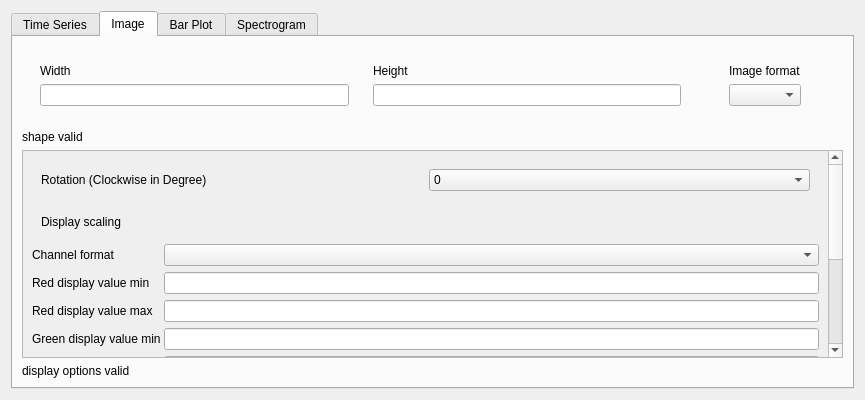
<?xml version="1.0" encoding="UTF-8"?>
<ui version="4.0">
 <class>Form</class>
 <widget class="QWidget" name="Form">
  <property name="geometry">
   <rect>
    <x>0</x>
    <y>0</y>
    <width>865</width>
    <height>400</height>
   </rect>
  </property>
  <property name="windowTitle">
   <string>Form</string>
  </property>
  <property name="inputMethodHints">
   <set>Qt::ImhNone</set>
  </property>
  <layout class="QVBoxLayout" name="verticalLayout">
   <item>
    <widget class="QTabWidget" name="plotFormatTabWidget">
     <property name="currentIndex">
      <number>1</number>
     </property>
     <property name="iconSize">
      <size>
       <width>160</width>
       <height>160</height>
      </size>
     </property>
     <widget class="QWidget" name="timeseriestab">
      <attribute name="title">
       <string>Time Series</string>
      </attribute>
      <layout class="QVBoxLayout" name="verticalLayout_2">
       <item>
        <widget class="QWidget" name="NominalSamplingRateWidget" native="true">
         <layout class="QHBoxLayout" name="horizontalLayout_2"/>
        </widget>
       </item>
      </layout>
     </widget>
     <widget class="QWidget" name="imagetab">
      <attribute name="title">
       <string>Image</string>
      </attribute>
      <layout class="QVBoxLayout" name="verticalLayout_4">
       <item>
        <widget class="QWidget" name="ImageInfoWidget" native="true">
         <layout class="QHBoxLayout" name="horizontalLayout">
          <item>
           <widget class="QWidget" name="WidthWidget" native="true">
            <layout class="QVBoxLayout" name="verticalLayout_3">
             <item>
              <widget class="QLabel" name="label_3">
               <property name="text">
                <string>Width</string>
               </property>
              </widget>
             </item>
             <item>
              <widget class="QLineEdit" name="imageWidthLineEdit"/>
             </item>
            </layout>
           </widget>
          </item>
          <item>
           <widget class="QWidget" name="HeightWidget" native="true">
            <layout class="QVBoxLayout" name="verticalLayout_5">
             <item>
              <widget class="QLabel" name="label_5">
               <property name="text">
                <string>Height</string>
               </property>
              </widget>
             </item>
             <item>
              <widget class="QLineEdit" name="imageHeightLineEdit"/>
             </item>
            </layout>
           </widget>
          </item>
          <item>
           <widget class="QWidget" name="widget" native="true">
            <layout class="QVBoxLayout" name="verticalLayout_8"/>
           </widget>
          </item>
          <item>
           <widget class="QWidget" name="ImageFormatWidget" native="true">
            <layout class="QVBoxLayout" name="verticalLayout_6">
             <item>
              <widget class="QLabel" name="label_6">
               <property name="text">
                <string>Image format</string>
               </property>
              </widget>
             </item>
             <item>
              <widget class="QComboBox" name="imageFormatComboBox"/>
             </item>
            </layout>
           </widget>
          </item>
          <item>
           <widget class="QWidget" name="ChannelFormatWidget" native="true">
            <layout class="QVBoxLayout" name="verticalLayout_7"/>
           </widget>
          </item>
         </layout>
        </widget>
       </item>
       <item>
        <widget class="QLabel" name="imageFormatInfoLabel">
         <property name="sizePolicy">
          <sizepolicy hsizetype="Minimum" vsizetype="Minimum">
           <horstretch>0</horstretch>
           <verstretch>0</verstretch>
          </sizepolicy>
         </property>
         <property name="text">
          <string>shape valid</string>
         </property>
        </widget>
       </item>
       <item>
        <widget class="QScrollArea" name="scrollArea">
         <property name="widgetResizable">
          <bool>true</bool>
         </property>
         <widget class="QWidget" name="scrollAreaWidgetContents">
          <property name="geometry">
           <rect>
            <x>0</x>
            <y>0</y>
            <width>809</width>
            <height>410</height>
           </rect>
          </property>
          <layout class="QVBoxLayout" name="verticalLayout_13">
           <item>
            <widget class="QWidget" name="image_rotation_clockwise_degree_widget" native="true">
             <layout class="QHBoxLayout" name="horizontalLayout_7">
              <item>
               <widget class="QLabel" name="image_rotation_clockwise_degree_label">
                <property name="text">
                 <string>Rotation (Clockwise in Degree)</string>
                </property>
               </widget>
              </item>
              <item>
               <widget class="QComboBox" name="image_rotation_clockwise_degree_combobox">
                <item>
                 <property name="text">
                  <string>0</string>
                 </property>
                </item>
                <item>
                 <property name="text">
                  <string>90</string>
                 </property>
                </item>
                <item>
                 <property name="text">
                  <string>180</string>
                 </property>
                </item>
                <item>
                 <property name="text">
                  <string>270</string>
                 </property>
                </item>
               </widget>
              </item>
             </layout>
            </widget>
           </item>
           <item>
            <widget class="QWidget" name="display_options" native="true">
             <layout class="QVBoxLayout" name="verticalLayout_12">
              <property name="leftMargin">
               <number>0</number>
              </property>
              <property name="topMargin">
               <number>0</number>
              </property>
              <property name="rightMargin">
               <number>0</number>
              </property>
              <property name="bottomMargin">
               <number>0</number>
              </property>
              <item>
               <widget class="QWidget" name="display_scaling_widget" native="true">
                <layout class="QHBoxLayout" name="horizontalLayout_6">
                 <item>
                  <widget class="QLabel" name="label_4">
                   <property name="text">
                    <string>Display scaling</string>
                   </property>
                  </widget>
                 </item>
                </layout>
               </widget>
              </item>
              <item>
               <widget class="QWidget" name="rgb_display_options" native="true">
                <layout class="QFormLayout" name="formLayout_2">
                 <property name="horizontalSpacing">
                  <number>0</number>
                 </property>
                 <property name="leftMargin">
                  <number>0</number>
                 </property>
                 <property name="topMargin">
                  <number>0</number>
                 </property>
                 <property name="rightMargin">
                  <number>0</number>
                 </property>
                 <property name="bottomMargin">
                  <number>0</number>
                 </property>
                 <item row="1" column="0">
                  <widget class="QLabel" name="label_17">
                   <property name="text">
                    <string>Red display value min</string>
                   </property>
                  </widget>
                 </item>
                 <item row="1" column="1">
                  <widget class="QLineEdit" name="image_level_rmin_line_edit"/>
                 </item>
                 <item row="3" column="1">
                  <widget class="QLineEdit" name="image_level_gmin_line_edit"/>
                 </item>
                 <item row="2" column="1">
                  <widget class="QLineEdit" name="image_level_rmax_line_edit"/>
                 </item>
                 <item row="2" column="0">
                  <widget class="QLabel" name="label_18">
                   <property name="text">
                    <string>Red display value max</string>
                   </property>
                  </widget>
                 </item>
                 <item row="3" column="0">
                  <widget class="QLabel" name="label_19">
                   <property name="text">
                    <string>Green display value min</string>
                   </property>
                  </widget>
                 </item>
                 <item row="4" column="0">
                  <widget class="QLabel" name="label_20">
                   <property name="text">
                    <string>Green display value max</string>
                   </property>
                  </widget>
                 </item>
                 <item row="4" column="1">
                  <widget class="QLineEdit" name="image_level_gmax_line_edit"/>
                 </item>
                 <item row="5" column="0">
                  <widget class="QLabel" name="label_21">
                   <property name="text">
                    <string>Blue display value min</string>
                   </property>
                  </widget>
                 </item>
                 <item row="5" column="1">
                  <widget class="QLineEdit" name="image_level_bmin_line_edit"/>
                 </item>
                 <item row="6" column="0">
                  <widget class="QLabel" name="label_22">
                   <property name="text">
                    <string>Blue display value max</string>
                   </property>
                  </widget>
                 </item>
                 <item row="6" column="1">
                  <widget class="QLineEdit" name="image_level_bmax_line_edit"/>
                 </item>
                 <item row="0" column="0">
                  <widget class="QLabel" name="label_7">
                   <property name="text">
                    <string>Channel format</string>
                   </property>
                  </widget>
                 </item>
                 <item row="0" column="1">
                  <widget class="QComboBox" name="channelFormatCombobox"/>
                 </item>
                </layout>
               </widget>
              </item>
              <item>
               <widget class="QWidget" name="pixelmap_display_options" native="true">
                <layout class="QFormLayout" name="formLayout">
                 <property name="leftMargin">
                  <number>0</number>
                 </property>
                 <property name="topMargin">
                  <number>0</number>
                 </property>
                 <property name="rightMargin">
                  <number>0</number>
                 </property>
                 <property name="bottomMargin">
                  <number>0</number>
                 </property>
                 <item row="1" column="0">
                  <widget class="QLabel" name="label_16">
                   <property name="text">
                    <string>Display value max</string>
                   </property>
                  </widget>
                 </item>
                 <item row="0" column="0">
                  <widget class="QLabel" name="label_2">
                   <property name="text">
                    <string>Diaply value min</string>
                   </property>
                  </widget>
                 </item>
                 <item row="0" column="1">
                  <widget class="QLineEdit" name="image_level_min_line_edit"/>
                 </item>
                 <item row="1" column="1">
                  <widget class="QLineEdit" name="image_level_max_line_edit"/>
                 </item>
                 <item row="2" column="0">
                  <widget class="QWidget" name="ColormapWidget" native="true">
                   <layout class="QHBoxLayout" name="horizontalLayout_3">
                    <item>
                     <widget class="QLabel" name="label">
                      <property name="text">
                       <string>Color map</string>
                      </property>
                     </widget>
                    </item>
                   </layout>
                  </widget>
                 </item>
                 <item row="2" column="1">
                  <widget class="QComboBox" name="combobox_image_cmap"/>
                 </item>
                </layout>
               </widget>
              </item>
             </layout>
            </widget>
           </item>
          </layout>
         </widget>
        </widget>
       </item>
       <item>
        <widget class="QLabel" name="display_options_valid_label">
         <property name="text">
          <string>display options valid</string>
         </property>
        </widget>
       </item>
      </layout>
     </widget>
     <widget class="QWidget" name="barplottab">
      <attribute name="title">
       <string>Bar Plot</string>
      </attribute>
      <layout class="QVBoxLayout" name="verticalLayout_9">
       <item>
        <widget class="QWidget" name="widget_2" native="true">
         <layout class="QHBoxLayout" name="horizontalLayout_4">
          <item>
           <widget class="QWidget" name="widget_3" native="true">
            <layout class="QHBoxLayout" name="horizontalLayout_5">
             <item>
              <widget class="QLabel" name="label_8">
               <property name="text">
                <string>Plot Range:</string>
               </property>
              </widget>
             </item>
            </layout>
           </widget>
          </item>
          <item>
           <widget class="QWidget" name="widget_5" native="true">
            <layout class="QVBoxLayout" name="verticalLayout_11">
             <item alignment="Qt::AlignHCenter">
              <widget class="QLabel" name="label_10">
               <property name="text">
                <string>Min</string>
               </property>
              </widget>
             </item>
             <item>
              <widget class="QLineEdit" name="barPlotYMinLineEdit"/>
             </item>
            </layout>
           </widget>
          </item>
          <item>
           <widget class="QWidget" name="widget_4" native="true">
            <layout class="QVBoxLayout" name="verticalLayout_10">
             <item alignment="Qt::AlignHCenter">
              <widget class="QLabel" name="label_9">
               <property name="text">
                <string>Max</string>
               </property>
              </widget>
             </item>
             <item>
              <widget class="QLineEdit" name="barPlotYMaxLineEdit"/>
             </item>
            </layout>
           </widget>
          </item>
         </layout>
        </widget>
       </item>
      </layout>
     </widget>
     <widget class="QWidget" name="tab">
      <attribute name="title">
       <string>Spectrogram</string>
      </attribute>
      <layout class="QGridLayout" name="spectrogram_gridLayout">
       <item row="2" column="0">
        <widget class="QLabel" name="label_12">
         <property name="text">
          <string>Overlap between segments (seconds)</string>
         </property>
        </widget>
       </item>
       <item row="1" column="1">
        <widget class="QLineEdit" name="line_edit_time_per_segments"/>
       </item>
       <item row="1" column="0">
        <widget class="QLabel" name="label_11">
         <property name="text">
          <string>Time per segment (seconds)</string>
         </property>
        </widget>
       </item>
       <item row="4" column="0">
        <widget class="QLabel" name="label_13">
         <property name="text">
          <string>Color map</string>
         </property>
        </widget>
       </item>
       <item row="4" column="1">
        <widget class="QComboBox" name="comboBox_spectrogram_cmap"/>
       </item>
       <item row="2" column="1">
        <widget class="QLineEdit" name="line_edit_overlap_between_segments"/>
       </item>
       <item row="3" column="0">
        <widget class="QLabel" name="label_invalid_spectrogram_param">
         <property name="font">
          <font>
           <bold>true</bold>
          </font>
         </property>
         <property name="text">
          <string>Invalid parameters: Time per segment must be greater than overlap between segments!</string>
         </property>
        </widget>
       </item>
       <item row="5" column="0">
        <widget class="QLabel" name="label_14">
         <property name="text">
          <string>Spectragrom Display Min Percentile (%)</string>
         </property>
        </widget>
       </item>
       <item row="6" column="0">
        <widget class="QLabel" name="label_15">
         <property name="text">
          <string>Spectrogram Display Max Percentile (%)</string>
         </property>
        </widget>
       </item>
      </layout>
     </widget>
    </widget>
   </item>
  </layout>
 </widget>
 <resources/>
 <connections/>
</ui>
